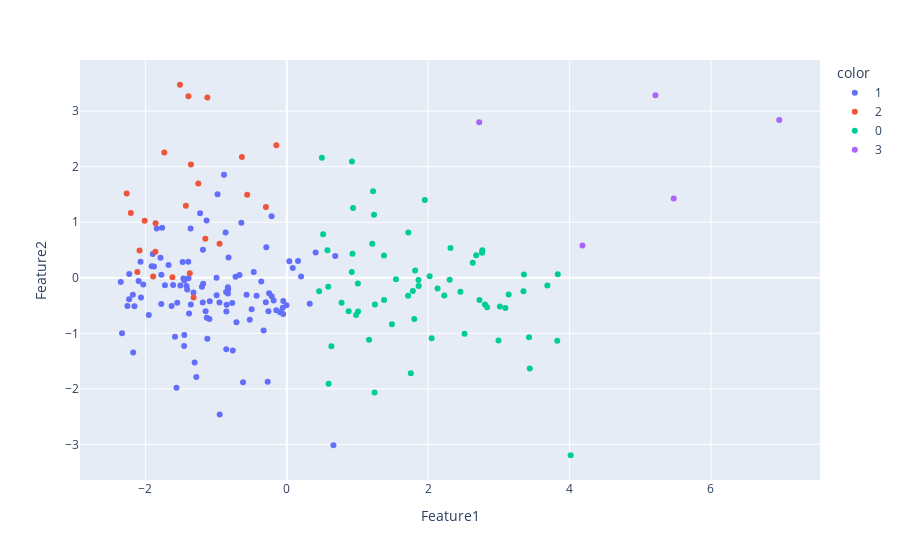

Write notebook code for a chart like this one.
### Code cell
fig = px.scatter(data_frame=df, x='Feature1', y='Feature2', color=df['cluster'].astype(str), custom_data=['name'])
fig.update_traces(hovertemplate="%{customdata[0]}")

### Figure 1 — Plotly figure (JSON) as saved in the notebook; plotly's stock layout.template omitted (floating-point values rounded to 4 significant figures)
{"data": [{"customdata": [["Dime"], ["Pantysito"], ["Gatas"], ["Nadie"], ["Sin Ropa (with Ingratax)"], ["cuatro veinte"], ["Cucando"], ["Mojando Asientos (feat. Feid)"], ["Tendencia Global"], ["No Son Horas"], ["ZONA DEL PERREO"], ["AGUA"], ["RUMBATÓN"], ["ALMAS GEMELAS"], ["BORRAXXA"], ["Numero 1"], ["Paulo Londra: Bzrp Music Sessions, Vol. 23"], ["3 Deseos Remix (with Dalex & Eix, feat. Alejo)"], ["Me Porto Bonito"], ["Te Mentiría Remix"], ["Tarot"], ["La Triple T"], ["Sonrisa Falsa (with Sael)"], ["Hermosa (feat. Daddy Yankee)"], ["Un Momento (with Moffa)"], ["10 PM"], ["Maléfica"], ["OJALÁ"], ["BORRACHA"], ["intoxicao"], ["latin girl"], ["cielo en la mente"], ["Nos Comemos (feat. Ozuna)"], ["Antes de Perderte"], ["Dile a Tus Amigas"], ["Ferxxo 100"], ["Nos Comemos Vivos"], ["Villano Antillano: Bzrp Music Sessions, Vol. 51"], ["yes girl"], ["repercussions"], ["My Oh My (feat. DaBaby)"], ["Señorita"], ["Never Be the Same"], ["Havana (feat. Young Thug)"], ["Bam Bam (feat. Ed Sheeran)"], ["Plastic Hearts"], ["Nothing Breaks Like a Heart (feat. Miley Cyrus)"], ["We Can't Stop"], ["Party In The U.S.A."], ["Love Again"], ["Break My Heart"], ["Don't Start Now"], ["Levitating (feat. DaBaby)"], ["Prisoner (feat. Dua Lipa)"], ["Physical"], ["We're Good"], ["Future Nostalgia"], ["IDGAF"], ["New Rules"], ["Hallucinate"], ["Try"], ["The One That Got Away"], ["The Heart Wants What It Wants"], ["Love You Like A Love Song"], ["Who Says"], ["A Year Without Rain"], ["Naturally"], ["Teenage Dream"], ["Last Friday Night (T.G.I.F.)"], ["California Gurls"], ["Firework"], ["Ready or Not"], ["Hurricane"], ["like that"], ["Jugando a los Sims"], ["Antónimos"], ["Deseo"], ["Superman"], ["Fuera del mercado"], ["LA DESPEDIDA - Live - Spotify Singles"], ["Hasta Los Dientes"], ["No Te Bastó, Mi Corazón"], ["Nubes"], ["Nosotros"], ["828"], ["Robot"], ["De Chill (feat. David Otero)"], ["Bonita"], ["Paralizante"], ["FBI"], ["besitos, cuídate (Remix)"], ["Pantalones de pana"], ["París"], ["Angelito"], ["No dejes que pase el tiempo"], ["la balada"], ["BANDIDO"], ["El Cielo Se Me Cayó"], ["Perdido"], ["La Bachata"], ["Muchas Cosas"], ["TV"], ["Holding On"], ["My Silver Lining"], ["Moments"], ["Butterflies"]], "hovertemplate": "%{customdata[0]}", "legendgroup": "1", "marker": {"color": "#636efa", "symbol": "circle"}, "mode": "markers", "name": "1", "orientation": "v", "showlegend": true, "type": "scatter", "x": [-0.7636, -1.382, -1.672, -1.089, -0.7117, -1.188, -0.9791, -1.449, -1.418, -0.004298, -2.03, -0.9937, -2.172, -1.452, -1.549, -2.23, -0.8653, -1.2, -1.357, -1.629, -0.9489, -1.124, -0.2148, -1.462, -0.4673, -1.28, -2.348, -0.772, -2.254, -1.952, -0.854, -0.9521, -1.775, -1.786, -0.5684, -0.6423, -1.581, -0.6185, -0.05678, -0.1856, -0.04972, -0.8293, -0.2896, -0.2594, -1.303, -0.8879, -0.3277, -0.27, -0.8316, -0.7246, -1.094, -1.895, -2.228, -1.393, -1.763, -0.6684, -2.33, -0.858, -1.183, -1.135, -0.4273, -1.91, -1.132, -2.096, -2.155, -0.8233, -1.84, -1.448, -1.56, -1.39, -1.186, -2.062, -1.505, 0.6599, -0.8557, -1.472, 0.3245, -1.409, 0.4082, -1.148, -1.774, -0.09578, -1.723, -0.5233, -0.3614, -1.607, -1.32, 0.1595, -1.226, -2.177, -1.878, -0.2498, -1.36, -0.4966, -0.8327, -0.05089, -0.1477, -2.069, 0.202, -0.8511, -0.2128, -0.9922, 0.03555, -0.2962, 0.6854, 0.08438], "xaxis": "x", "y": [-1.309, -0.6453, 0.2289, -0.4242, -0.8005, -0.4451, 1.503, -1.032, -0.1466, -0.4948, -0.1222, -0.0007972, -1.344, -1.229, -0.4505, -0.3868, 0.8156, -0.1598, -0.4826, -0.507, -2.462, -1.098, 1.109, -0.01401, 0.1053, -1.785, -0.07589, -0.456, -0.5062, -0.6696, -0.6057, -0.443, -0.4716, 0.3601, -0.3054, 0.9893, -1.062, -1.882, -0.541, -0.4097, -0.4167, -0.2108, 0.551, -0.6027, -1.525, 1.857, -0.9491, -1.871, -0.2852, 0.02048, -0.7416, 0.4278, 0.06955, 0.2872, 0.9007, 0.05191, -0.9993, -0.2564, -0.1064, 1.03, -0.3256, 0.2096, -0.7189, -0.05638, -0.5108, 0.3665, 0.8873, -0.05001, -1.981, -0.008094, 0.5037, -0.3562, -0.139, -3.016, -1.286, 0.2843, -0.4667, -0.2124, 0.4545, -0.604, 0.05435, -0.6225, -0.1328, -0.7537, -0.06635, -0.1287, -0.2662, 0.3033, 1.161, -0.304, 0.2029, -0.28, 0.8867, -0.5684, -0.17, -0.6505, -0.5824, 0.2897, 0.02447, -0.4877, -0.3308, -0.3139, 0.2983, -0.4411, 0.3922, 0.1753], "yaxis": "y"}, {"customdata": [["Pal Perreo"], ["Si Te Interesa"], ["Si Quieren Frontear"], ["TBT"], ["Instagram"], ["Te Felicito"], ["NO MIENTEN"], ["Castigo"], ["Nota"], ["Barranquilla Bajo Cero"], ["La Llevo Al Cielo (Ft. Ñengo Flow)"], ["outside"], ["girlfriend"], ["Pretty Please"], ["Fever"], ["good 4 u"], ["TE FUISTE (feat. Myke Towers)"], ["Flaca"], ["Mereces Menos"], ["Angelito"], ["Funeral"], ["Amor Con Odio"], ["Toy Story"], ["Sigue"]], "hovertemplate": "%{customdata[0]}", "legendgroup": "2", "marker": {"color": "#EF553B", "symbol": "circle"}, "mode": "markers", "name": "2", "orientation": "v", "showlegend": true, "type": "scatter", "x": [-1.617, -1.251, -2.113, -1.511, -1.355, -1.391, -2.206, -1.732, -0.5602, -2.082, -2.264, -2.009, -1.427, -1.318, -1.152, -0.6343, -1.856, -1.372, -0.1476, -1.123, -0.9509, -1.89, -1.858, -0.2948], "xaxis": "x", "y": [0.008617, 1.7, 0.1038, 3.475, 2.041, 3.268, 1.167, 2.254, 1.497, 0.4925, 1.519, 1.029, 1.296, -0.3553, 0.703, 2.177, 0.9826, 0.07991, 2.387, 3.247, 0.6134, 0.02441, 0.4673, 1.274], "yaxis": "y"}, {"customdata": [["Vdp"], ["Real Friends"], ["This Love"], ["In the Dark"], ["The Climb"], ["The One That Got Away - Acoustic"], ["feel something"], ["Tu cepillo de dientes"], ["Tierra Firme"], ["Cosas De La Vida"], ["ARRANCARMELO"], ["SAKURA"], ["Ya acabó - Con Becky G"], ["3 AMIGAS TUYAS"], ["HOOD"], ["Flores"], ["Carne y Hueso"], ["Entre Tejados"], ["mi otra mitad"], ["Que Dirá?"], ["Sleep By Rivers"], ["Sorry I'm Gone (Feat. Emily Reid)"], ["Blue Eyes"], ["Coastline"], ["Simple Things"], ["Bite"], ["Lights Off"], ["Budding Trees"], ["The Woods - Acoustic"], ["Emma"], ["Northern Rivers"], ["Heart Attack"], ["Speak Too Soon"], ["Thinking 'Bout Love"], ["California"], ["Guaranteed"], ["Monsters"], ["On My Way"], ["Already Gone"], ["Dreams"], ["letting go"], ["Clouds (with Sabrina Carpenter)"], ["Trick To Happy"], ["Home"], ["chocolate"], ["Where's My Love"], ["Dirty Paws"], ["Wonderful Life"], ["Follow Your Arrow"], ["Morning Breeze"], ["Until The Morning Light"], ["I BELIEVE"], ["Everything To Me"], ["I'm On Fire"], ["It Must Have Been Love"], ["In My Arms"], ["Feeling You"], ["3 Rounds and a Sound"], ["Neon Stars"], ["Blue (Da Ba Dee)"], ["gracias a la vida"], ["Amsterdam - Acoustic"]], "hovertemplate": "%{customdata[0]}", "legendgroup": "0", "marker": {"color": "#00cc96", "symbol": "circle"}, "mode": "markers", "name": "0", "orientation": "v", "showlegend": true, "type": "scatter", "x": [0.5145, 1.006, 1.22, 0.9215, 0.9377, 2.021, 1.247, 0.6311, 2.994, 1.164, 1.803, 4.015, 0.9301, 0.5866, 0.5916, 1.544, 2.133, 0.9197, 0.5749, 0.4576, 1.953, 2.316, 2.63, 1.716, 2.765, 3.437, 2.679, 0.7756, 1.783, 1.376, 2.228, 3.686, 1.719, 1.375, 1.488, 3.139, 1.816, 2.514, 3.014, 1.242, 2.456, 1.008, 1.234, 3.347, 2.304, 2.726, 1.21, 0.9812, 0.4969, 2.049, 0.8747, 1.754, 2.833, 3.833, 1.862, 3.427, 2.762, 3.826, 1.866, 2.803, 3.092, 3.354], "xaxis": "x", "y": [0.7839, -0.103, 1.556, 2.094, 1.256, 0.02823, -0.4801, -1.234, -1.13, -1.118, -0.7429, -3.195, 0.433, -0.16, -1.908, -0.02762, -0.1944, 0.1018, 0.496, -0.2441, 1.401, 0.537, 0.2717, -0.3237, 0.4969, -1.632, 0.405, -0.4513, -0.2378, -0.401, -0.318, -0.1377, 0.8166, 0.3997, -0.8352, -0.2992, 0.1321, -1.008, -0.5182, -2.067, -0.2527, -0.6054, 1.136, -0.2431, -0.0353, -0.3982, 0.6121, -0.6703, 2.162, -1.088, -0.6009, -1.717, -0.5317, 0.06423, -0.03839, -1.07, 0.4509, -1.133, -0.146, -0.4812, -0.5422, 0.06004], "yaxis": "y"}, {"customdata": [["A carta cabal"], ["Permanent Way"], ["Rise"], ["To Build A Home"], ["San Luis"]], "hovertemplate": "%{customdata[0]}", "legendgroup": "3", "marker": {"color": "#ab63fa", "symbol": "circle"}, "mode": "markers", "name": "3", "orientation": "v", "showlegend": true, "type": "scatter", "x": [5.472, 5.215, 2.722, 6.966, 4.182], "xaxis": "x", "y": [1.426, 3.288, 2.802, 2.841, 0.5795], "yaxis": "y"}], "layout": {"legend": {"title": {"text": "color"}, "tracegroupgap": 0}, "margin": {"t": 60}, "xaxis": {"anchor": "y", "domain": [0, 1], "title": {"text": "Feature1"}}, "yaxis": {"anchor": "x", "domain": [0, 1], "title": {"text": "Feature2"}}}}
